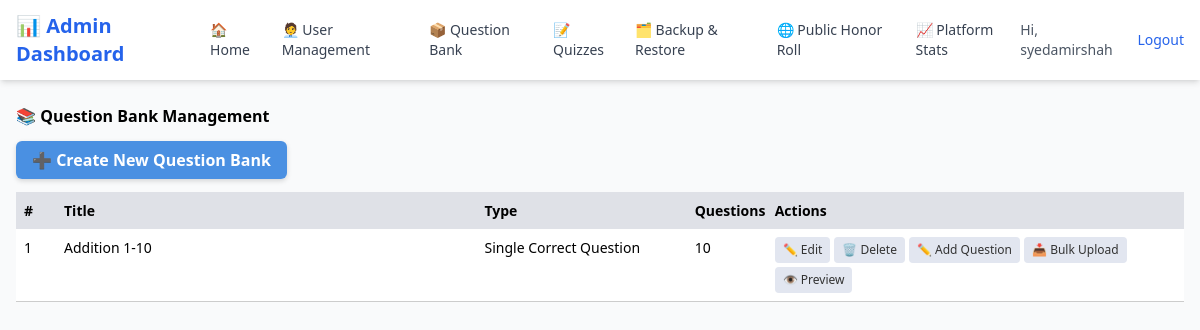
/api/admin/dashboard/question-bank/ (signed in), run on the app's committed database.
### core/models.py (models this page shows, shortened)
class User(AbstractUser):
    role = models.CharField(max_length=20, choices=USER_ROLES)
    full_name = models.CharField(max_length=255, blank=True, null=True)
    gender = models.CharField(max_length=10, choices=GENDERS, blank=True, null=True)
    language_used_at_home = models.CharField(max_length=20, choices=LANGUAGE_CHOICES, blank=True, null=True, help_text="Language spoken at home")
    email = models.EmailField(unique=False, blank=True, null=True)
    schooling_status = models.CharField(max_length=30, choices=SCHOOLING_STATUSES, blank=True, null=True)
    grade = models.ForeignKey(
        'core.Grade',  # ✅ Reference Grade model by string
        on_delete=models.SET_NULL,
        null=True,
        blank=True,
        related_name='users'
    )
    school_name = models.CharField(max_length=200, blank=True, null=True)
    city = models.CharField(max_length=100, blank=True, null=True)
    province = models.CharField(max_length=50, choices=PROVINCES, blank=True, null=True)
    subscription_plan = models.CharField(max_length=20, choices=SUBSCRIPTION_PLANS, blank=True, null=True)
    subscription_expiry = models.DateField(blank=True, null=True)
    profile_picture = models.ImageField(upload_to='profile_pics/', blank=True, null=True)
    fee_receipt = models.ImageField(upload_to='fee_receipts/', blank=True, null=True)
    account_status = models.CharField(max_length=20, choices=ACCOUNT_STATUSES, default='inactive')
    is_active = models.BooleanField(default=True)
    grade_change_count = models.IntegerField(default=0)
    last_grade_reset = models.DateField(null=True, blank=True)
    renewal_requested = models.BooleanField(default=False)
    renewal_plan_requested = models.CharField(
        max_length=20,
        choices=SUBSCRIPTION_PLANS,
        blank=True,
        null=True
    )

class QuestionBank(models.Model):
    title = models.CharField(max_length=255)
    type = models.CharField(max_length=3, choices=QUESTION_BANK_TYPES)
    created_at = models.DateTimeField(auto_now_add=True)
    class Meta:
        verbose_name = "Question Bank"
        verbose_name_plural = "Question Banks"

### core/admin_views.py (the view)
# urls.py: path('admin/dashboard/question-bank/', admin_question_bank_view, name='admin-question-bank'),
@staff_member_required
def admin_question_bank_view(request):
    question_banks = QuestionBank.objects.all().order_by('-id')
    question_counts = {}
    from core.models import SCQQuestion, MCQQuestion, FIBQuestion  # Adjust if models live elsewhere
    for bank_id, count in SCQQuestion.objects.values_list('question_bank',).annotate(c=Count('id')):
        question_counts[bank_id] = question_counts.get(bank_id, 0) + count
    for bank_id, count in MCQQuestion.objects.values_list('question_bank',).annotate(c=Count('id')):
        question_counts[bank_id] = question_counts.get(bank_id, 0) + count
    for bank_id, count in FIBQuestion.objects.values_list('question_bank',).annotate(c=Count('id')):
        question_counts[bank_id] = question_counts.get(bank_id, 0) + count
    for bank in question_banks:
        bank.question_count = question_counts.get(bank.id, 0)
    return render(request, "admin/dashboard/admin_question_bank.html", {
        "question_banks": question_banks
    })

### core/templates/admin/dashboard/admin_question_bank.html (shortened to what this page needs)
{% extends "admin/core/base.html" %}
{% load static %}
{% block content %}
<h1 style="margin-bottom: 20px;">📚 <b>Question Bank Management</b></h1>
{% if request.user.role != 'manager' %}
<div style="margin-bottom: 20px;">
  <a href="/admin/core/questionbank/add/" class="btn-main">➕ Create New Question Bank</a>
</div>
{% endif %}
<table style="width: 100%; border-collapse: collapse; background-color: white; table-layout: fixed;">
  <thead>
    <tr style="background-color: #dfe1e7; text-align: left;">
      <th style="padding: 8px; width: 40px;">#</th>
      <th style="padding: 8px; width: 36%;">Title</th>
      <th style="padding: 8px; width: 18%;">Type</th>
      <th style="padding: 8px; width: 80px;">Questions</th>
      <th style="padding: 8px;">Actions</th>
    </tr>
  </thead>
  <tbody>
    {% for bank in question_banks %}
    <tr style="border-bottom: 1px solid #ccc;">
      <td style="padding: 8px;">{{ forloop.counter }}</td>
      <td style="padding: 8px; word-wrap: break-word;">{{ bank.title }}</td>
      <td style="padding: 8px;">{{ bank.get_type_display }}</td>
      <td style="padding: 8px;">{{ bank.question_count }}</td>
      <td style="padding: 8px;">
        {% if request.user.role != 'manager' %}
          <div class="action-wrap">
            <a href="{% url 'edit-question-bank' bank.id %}" class="btn-action">✏️ Edit</a>
            <a href="{% url 'delete-question-bank' bank.id %}" class="btn-action">🗑️ Delete</a>
            <a href="/admin/core/{{ bank.type|lower }}question/add/?bank={{ bank.id }}" class="btn-action">✏️ Add Question</a>
            <a href="/upload/{{ bank.type|lower }}/{{ bank.id }}/" class="btn-action">📥 Bulk Upload</a>
            <a href="/preview-questions/{{ bank.id }}/" class="btn-action">👁️ Preview</a>
          </div>
        {% else %}
          <span style="color: gray;">🔒 No actions available</span>
        {% endif %}
      </td>
    </tr>
    {% empty %}
    <tr>
      <td colspan="5" style="padding: 15px; text-align: center;">No question banks found.</td>
    </tr>
    {% endfor %}
  </tbody>
</table>
{% endblock %}

### core/templates/admin/core/base.html (shortened to what this page needs)
<!DOCTYPE html>
<html lang="en">
<head>
  <script src="https://cdn.tailwindcss.com"></script>
</head>
<body class="bg-gray-50">
  <div class="bg-white shadow-md sticky top-0 z-50">
    <div class="max-w-7xl mx-auto px-4 py-3 flex justify-between items-center">
      <div class="text-xl font-semibold text-blue-600">📊 Admin Dashboard</div>
      <nav class="flex gap-4 text-sm font-medium text-gray-700">
        <a href="/admin/" class="nav-link">🏠 Home</a>
        <a href="/admin/dashboard/users/" class="nav-link">🧑‍💼 User Management</a>
        {% if not request.user.role == "manager" %}
          <a href="/admin/dashboard/question-bank/" class="nav-link">📦 Question Bank</a>
          <a href="/admin/dashboard/quizzes/" class="nav-link">📝 Quizzes</a>
          <a href="/admin/backups/" class="nav-link">🗂 Backup & Restore</a>
        {% endif %}
        <a href="/honor-roll" class="nav-link">🌐 Public Honor Roll</a>
        <a href="/admin/stats-dashboard/" class="nav-link">📈 Platform Stats</a>
      </nav>
      <div class="flex items-center gap-4 text-sm font-medium text-gray-700">
        {% if request.user.is_authenticated %}
          <span class="text-gray-600">Hi, {{ request.user.username }}</span>
          <a href="{% url 'logout' %}" class="hover:underline text-blue-600">Logout</a>
        {% else %}
          <a href="{% url 'login' %}" class="hover:underline text-blue-600">Login</a>
        {% endif %}
      </div>
    </div>
  </div>
  <main class="max-w-7xl mx-auto px-4 py-6">
    {% block content %}
    {% endblock %}
  </main>
</body>
</html>

### core/templates/admin/dashboard/admin_question_bank.html (style rules this page uses)
.btn-main { padding: 8px 16px; background-color: #4a90e2; color: white; text-decoration: none; border-radius: 6px; font-weight: 600; box-shadow: 0 2px 5px rgba(0,0,0,0.15); }
.action-wrap { display: flex; flex-wrap: nowrap; gap: 4px; flex-direction: row; flex-shrink: 1; flex-wrap: wrap; }
.btn-action { background-color: #e2e6f0; padding: 4px 8px; font-size: 12px; border-radius: 4px; text-decoration: none; font-weight: 500; color: #333; white-space: nowrap; }
td { vertical-align: top; font-size: 14px; }
th { font-size: 14px; }

### data on the page
User: user.username "syedamirshah"
QuestionBank: title "Addition 1-10", type "Single Correct Question", question_count "10"
